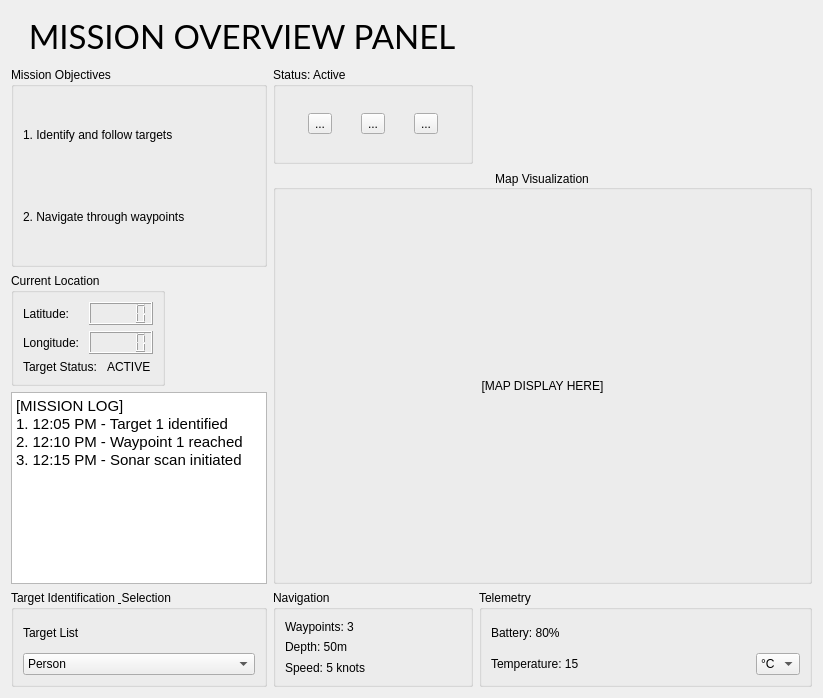
<?xml version="1.0" encoding="UTF-8"?>
<ui version="4.0">
 <class>Form</class>
 <widget class="QWidget" name="Form">
  <property name="geometry">
   <rect>
    <x>0</x>
    <y>0</y>
    <width>823</width>
    <height>698</height>
   </rect>
  </property>
  <property name="windowTitle">
   <string>Form</string>
  </property>
  <layout class="QGridLayout" name="gridLayout_4">
   <item row="0" column="0" colspan="2">
    <widget class="QLabel" name="label">
     <property name="maximumSize">
      <size>
       <width>16777215</width>
       <height>50</height>
      </size>
     </property>
     <property name="font">
      <font>
       <family>Lato</family>
       <pointsize>25</pointsize>
       <weight>50</weight>
       <bold>false</bold>
      </font>
     </property>
     <property name="text">
      <string>MISSION OVERVIEW PANEL</string>
     </property>
     <property name="alignment">
      <set>Qt::AlignCenter</set>
     </property>
    </widget>
   </item>
   <item row="1" column="0" rowspan="2">
    <widget class="QGroupBox" name="groupBox">
     <property name="title">
      <string>Mission Objectives</string>
     </property>
     <layout class="QVBoxLayout" name="verticalLayout">
      <item>
       <widget class="QLabel" name="label_2">
        <property name="text">
         <string>1. Identify and follow targets</string>
        </property>
       </widget>
      </item>
      <item>
       <widget class="QLabel" name="label_3">
        <property name="text">
         <string>2. Navigate through waypoints</string>
        </property>
       </widget>
      </item>
     </layout>
    </widget>
   </item>
   <item row="1" column="1">
    <widget class="QGroupBox" name="groupBox_2">
     <property name="sizePolicy">
      <sizepolicy hsizetype="Fixed" vsizetype="Fixed">
       <horstretch>0</horstretch>
       <verstretch>0</verstretch>
      </sizepolicy>
     </property>
     <property name="maximumSize">
      <size>
       <width>200</width>
       <height>100</height>
      </size>
     </property>
     <property name="title">
      <string>Status: Active</string>
     </property>
     <layout class="QHBoxLayout" name="horizontalLayout_4">
      <item>
       <widget class="QToolButton" name="toolButton">
        <property name="text">
         <string>...</string>
        </property>
       </widget>
      </item>
      <item>
       <widget class="QToolButton" name="toolButton_2">
        <property name="text">
         <string>...</string>
        </property>
       </widget>
      </item>
      <item>
       <widget class="QToolButton" name="toolButton_3">
        <property name="text">
         <string>...</string>
        </property>
       </widget>
      </item>
     </layout>
    </widget>
   </item>
   <item row="2" column="1" rowspan="3" colspan="2">
    <widget class="QGroupBox" name="groupBox_4">
     <property name="sizePolicy">
      <sizepolicy hsizetype="Expanding" vsizetype="Expanding">
       <horstretch>0</horstretch>
       <verstretch>0</verstretch>
      </sizepolicy>
     </property>
     <property name="minimumSize">
      <size>
       <width>100</width>
       <height>100</height>
      </size>
     </property>
     <property name="layoutDirection">
      <enum>Qt::LeftToRight</enum>
     </property>
     <property name="title">
      <string>Map Visualization</string>
     </property>
     <property name="alignment">
      <set>Qt::AlignCenter</set>
     </property>
     <layout class="QGridLayout" name="gridLayout_3">
      <item row="0" column="0">
       <widget class="QLabel" name="label_8">
        <property name="text">
         <string>[MAP DISPLAY HERE]</string>
        </property>
        <property name="alignment">
         <set>Qt::AlignCenter</set>
        </property>
       </widget>
      </item>
     </layout>
    </widget>
   </item>
   <item row="3" column="0">
    <widget class="QGroupBox" name="groupBox_3">
     <property name="sizePolicy">
      <sizepolicy hsizetype="Fixed" vsizetype="Fixed">
       <horstretch>0</horstretch>
       <verstretch>0</verstretch>
      </sizepolicy>
     </property>
     <property name="title">
      <string>Current Location</string>
     </property>
     <layout class="QGridLayout" name="gridLayout">
      <item row="0" column="0">
       <layout class="QHBoxLayout" name="horizontalLayout">
        <item>
         <widget class="QLabel" name="label_4">
          <property name="text">
           <string>Latitude:</string>
          </property>
         </widget>
        </item>
        <item>
         <widget class="QLCDNumber" name="lcdNumber"/>
        </item>
       </layout>
      </item>
      <item row="1" column="0">
       <layout class="QHBoxLayout" name="horizontalLayout_2">
        <item>
         <widget class="QLabel" name="label_5">
          <property name="text">
           <string>Longitude: </string>
          </property>
         </widget>
        </item>
        <item>
         <widget class="QLCDNumber" name="lcdNumber_2"/>
        </item>
       </layout>
      </item>
      <item row="2" column="0">
       <layout class="QHBoxLayout" name="horizontalLayout_3">
        <item>
         <widget class="QLabel" name="label_6">
          <property name="text">
           <string>Target Status: </string>
          </property>
         </widget>
        </item>
        <item>
         <widget class="QLabel" name="label_7">
          <property name="text">
           <string>ACTIVE</string>
          </property>
         </widget>
        </item>
       </layout>
      </item>
     </layout>
    </widget>
   </item>
   <item row="4" column="0">
    <widget class="QTextEdit" name="textEdit">
     <property name="sizePolicy">
      <sizepolicy hsizetype="Fixed" vsizetype="Fixed">
       <horstretch>0</horstretch>
       <verstretch>0</verstretch>
      </sizepolicy>
     </property>
     <property name="html">
      <string>&lt;!DOCTYPE HTML PUBLIC &quot;-//W3C//DTD HTML 4.0//EN&quot; &quot;http://www.w3.org/TR/REC-html40/strict.dtd&quot;&gt;
&lt;html&gt;&lt;head&gt;&lt;meta name=&quot;qrichtext&quot; content=&quot;1&quot; /&gt;&lt;style type=&quot;text/css&quot;&gt;
p, li { white-space: pre-wrap; }
&lt;/style&gt;&lt;/head&gt;&lt;body style=&quot; font-family:'Ubuntu'; font-size:11pt; font-weight:400; font-style:normal;&quot;&gt;
&lt;p style=&quot; margin-top:0px; margin-bottom:0px; margin-left:0px; margin-right:0px; -qt-block-indent:0; text-indent:0px;&quot;&gt;[MISSION LOG]&lt;/p&gt;
&lt;p style=&quot; margin-top:0px; margin-bottom:0px; margin-left:0px; margin-right:0px; -qt-block-indent:0; text-indent:0px;&quot;&gt;1. 12:05 PM - Target 1 identified&lt;/p&gt;
&lt;p style=&quot; margin-top:0px; margin-bottom:0px; margin-left:0px; margin-right:0px; -qt-block-indent:0; text-indent:0px;&quot;&gt;2. 12:10 PM - Waypoint 1 reached&lt;/p&gt;
&lt;p style=&quot; margin-top:0px; margin-bottom:0px; margin-left:0px; margin-right:0px; -qt-block-indent:0; text-indent:0px;&quot;&gt;3. 12:15 PM - Sonar scan initiated  &lt;/p&gt;&lt;/body&gt;&lt;/html&gt;</string>
     </property>
    </widget>
   </item>
   <item row="5" column="0">
    <widget class="QGroupBox" name="groupBox_5">
     <property name="sizePolicy">
      <sizepolicy hsizetype="Minimum" vsizetype="Minimum">
       <horstretch>0</horstretch>
       <verstretch>0</verstretch>
      </sizepolicy>
     </property>
     <property name="title">
      <string>Target Identification &amp; Selection</string>
     </property>
     <layout class="QGridLayout" name="gridLayout_2">
      <item row="0" column="0">
       <layout class="QVBoxLayout" name="verticalLayout_2">
        <item>
         <widget class="QLabel" name="label_9">
          <property name="text">
           <string>Target List</string>
          </property>
         </widget>
        </item>
        <item>
         <widget class="QComboBox" name="comboBox">
          <item>
           <property name="text">
            <string>Person</string>
           </property>
          </item>
          <item>
           <property name="text">
            <string>Gate</string>
           </property>
          </item>
          <item>
           <property name="text">
            <string>Red Bull</string>
           </property>
          </item>
         </widget>
        </item>
       </layout>
      </item>
     </layout>
    </widget>
   </item>
   <item row="5" column="1">
    <widget class="QGroupBox" name="groupBox_6">
     <property name="sizePolicy">
      <sizepolicy hsizetype="Minimum" vsizetype="Minimum">
       <horstretch>0</horstretch>
       <verstretch>0</verstretch>
      </sizepolicy>
     </property>
     <property name="title">
      <string>Navigation</string>
     </property>
     <layout class="QVBoxLayout" name="verticalLayout_3">
      <item>
       <widget class="QLabel" name="label_12">
        <property name="text">
         <string>Waypoints: 3</string>
        </property>
       </widget>
      </item>
      <item>
       <widget class="QLabel" name="label_10">
        <property name="text">
         <string>Depth: 50m</string>
        </property>
       </widget>
      </item>
      <item>
       <widget class="QLabel" name="label_11">
        <property name="text">
         <string>Speed: 5 knots</string>
        </property>
       </widget>
      </item>
     </layout>
    </widget>
   </item>
   <item row="5" column="2">
    <widget class="QGroupBox" name="groupBox_7">
     <property name="sizePolicy">
      <sizepolicy hsizetype="Minimum" vsizetype="Minimum">
       <horstretch>0</horstretch>
       <verstretch>0</verstretch>
      </sizepolicy>
     </property>
     <property name="title">
      <string>Telemetry</string>
     </property>
     <layout class="QVBoxLayout" name="verticalLayout_4">
      <item>
       <widget class="QLabel" name="label_13">
        <property name="text">
         <string>Battery: 80%</string>
        </property>
       </widget>
      </item>
      <item>
       <layout class="QHBoxLayout" name="horizontalLayout_5">
        <item>
         <widget class="QLabel" name="label_14">
          <property name="text">
           <string>Temperature: 15</string>
          </property>
         </widget>
        </item>
        <item>
         <widget class="QComboBox" name="comboBox_2">
          <property name="sizePolicy">
           <sizepolicy hsizetype="Fixed" vsizetype="Fixed">
            <horstretch>0</horstretch>
            <verstretch>0</verstretch>
           </sizepolicy>
          </property>
          <item>
           <property name="text">
            <string>°C</string>
           </property>
          </item>
          <item>
           <property name="text">
            <string>°F</string>
           </property>
          </item>
         </widget>
        </item>
       </layout>
      </item>
     </layout>
    </widget>
   </item>
  </layout>
 </widget>
 <resources/>
 <connections/>
</ui>
